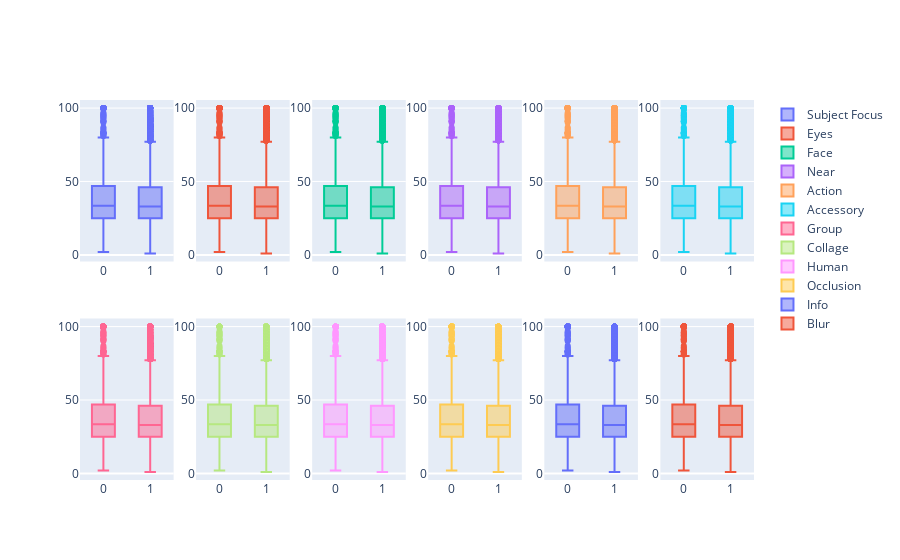

The cell this chart's notebook holds for it:
### Code cell
metadata = ["Subject Focus", "Eyes", "Face", "Near", "Action", "Accessory", \
            "Group", "Collage", "Human", "Occlusion", "Info", "Blur"]

fig = make_subplots(rows=2, cols=6)

for i, name in enumerate(metadata):
    row, col = i // 6, i % 6
    trace1 = go.Box(x=train_df['Near'], y=train_df['Pawpularity'], name=name)
    fig.append_trace(trace1, row = row + 1, col = col + 1)
    
fig.show()

### Figure 1 — Plotly figure (JSON) as saved in the notebook; plotly's stock layout.template omitted (floating-point values rounded to 4 significant figures; data arrays with more than 128 entries replaced by an {"elided": "..."} marker saying what was removed)
{"data": [{"name": "Subject Focus", "type": "box", "x": {"elided": "9912 int values"}, "xaxis": "x", "y": {"elided": "9912 int values"}, "yaxis": "y"}, {"name": "Eyes", "type": "box", "x": {"elided": "9912 int values"}, "xaxis": "x2", "y": {"elided": "9912 int values"}, "yaxis": "y2"}, {"name": "Face", "type": "box", "x": {"elided": "9912 int values"}, "xaxis": "x3", "y": {"elided": "9912 int values"}, "yaxis": "y3"}, {"name": "Near", "type": "box", "x": {"elided": "9912 int values"}, "xaxis": "x4", "y": {"elided": "9912 int values"}, "yaxis": "y4"}, {"name": "Action", "type": "box", "x": {"elided": "9912 int values"}, "xaxis": "x5", "y": {"elided": "9912 int values"}, "yaxis": "y5"}, {"name": "Accessory", "type": "box", "x": {"elided": "9912 int values"}, "xaxis": "x6", "y": {"elided": "9912 int values"}, "yaxis": "y6"}, {"name": "Group", "type": "box", "x": {"elided": "9912 int values"}, "xaxis": "x7", "y": {"elided": "9912 int values"}, "yaxis": "y7"}, {"name": "Collage", "type": "box", "x": {"elided": "9912 int values"}, "xaxis": "x8", "y": {"elided": "9912 int values"}, "yaxis": "y8"}, {"name": "Human", "type": "box", "x": {"elided": "9912 int values"}, "xaxis": "x9", "y": {"elided": "9912 int values"}, "yaxis": "y9"}, {"name": "Occlusion", "type": "box", "x": {"elided": "9912 int values"}, "xaxis": "x10", "y": {"elided": "9912 int values"}, "yaxis": "y10"}, {"name": "Info", "type": "box", "x": {"elided": "9912 int values"}, "xaxis": "x11", "y": {"elided": "9912 int values"}, "yaxis": "y11"}, {"name": "Blur", "type": "box", "x": {"elided": "9912 int values"}, "xaxis": "x12", "y": {"elided": "9912 int values"}, "yaxis": "y12"}], "layout": {"xaxis": {"anchor": "y", "domain": [0, 0.1389]}, "xaxis10": {"anchor": "y10", "domain": [0.5167, 0.6556]}, "xaxis11": {"anchor": "y11", "domain": [0.6889, 0.8278]}, "xaxis12": {"anchor": "y12", "domain": [0.8611, 1]}, "xaxis2": {"anchor": "y2", "domain": [0.1722, 0.3111]}, "xaxis3": {"anchor": "y3", "domain": [0.3444, 0.4833]}, "xaxis4": {"anchor": "y4", "domain": [0.5167, 0.6556]}, "xaxis5": {"anchor": "y5", "domain": [0.6889, 0.8278]}, "xaxis6": {"anchor": "y6", "domain": [0.8611, 1]}, "xaxis7": {"anchor": "y7", "domain": [0, 0.1389]}, "xaxis8": {"anchor": "y8", "domain": [0.1722, 0.3111]}, "xaxis9": {"anchor": "y9", "domain": [0.3444, 0.4833]}, "yaxis": {"anchor": "x", "domain": [0.575, 1]}, "yaxis10": {"anchor": "x10", "domain": [0, 0.425]}, "yaxis11": {"anchor": "x11", "domain": [0, 0.425]}, "yaxis12": {"anchor": "x12", "domain": [0, 0.425]}, "yaxis2": {"anchor": "x2", "domain": [0.575, 1]}, "yaxis3": {"anchor": "x3", "domain": [0.575, 1]}, "yaxis4": {"anchor": "x4", "domain": [0.575, 1]}, "yaxis5": {"anchor": "x5", "domain": [0.575, 1]}, "yaxis6": {"anchor": "x6", "domain": [0.575, 1]}, "yaxis7": {"anchor": "x7", "domain": [0, 0.425]}, "yaxis8": {"anchor": "x8", "domain": [0, 0.425]}, "yaxis9": {"anchor": "x9", "domain": [0, 0.425]}}}
